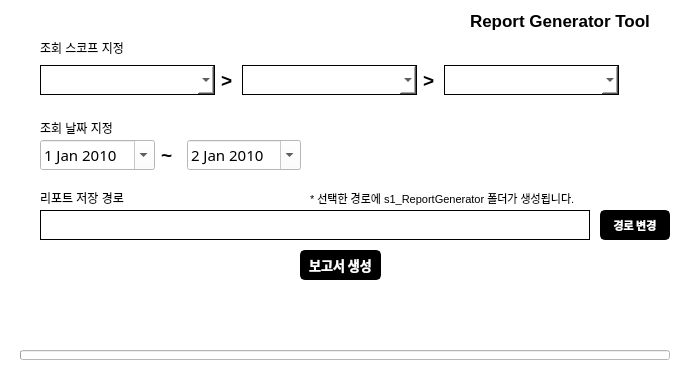
<?xml version="1.0" encoding="UTF-8"?>
<ui version="4.0">
 <class>mainForm</class>
 <widget class="QWidget" name="mainForm">
  <property name="geometry">
   <rect>
    <x>0</x>
    <y>0</y>
    <width>688</width>
    <height>365</height>
   </rect>
  </property>
  <property name="minimumSize">
   <size>
    <width>688</width>
    <height>365</height>
   </size>
  </property>
  <property name="maximumSize">
   <size>
    <width>688</width>
    <height>365</height>
   </size>
  </property>
  <property name="windowTitle">
   <string>[COMSYS Tool] S1 Report Generator</string>
  </property>
  <property name="styleSheet">
   <string notr="true">background-color: rgb(255, 255, 255);</string>
  </property>
  <widget class="QWidget" name="horizontalLayoutWidget">
   <property name="geometry">
    <rect>
     <x>40</x>
     <y>140</y>
     <width>261</width>
     <height>31</height>
    </rect>
   </property>
   <layout class="QHBoxLayout" name="horizontalLayout">
    <item>
     <widget class="QDateEdit" name="date_start">
      <property name="minimumSize">
       <size>
        <width>0</width>
        <height>25</height>
       </size>
      </property>
      <property name="maximumSize">
       <size>
        <width>200</width>
        <height>30</height>
       </size>
      </property>
      <property name="font">
       <font>
        <family>맑은 고딕</family>
        <pointsize>11</pointsize>
       </font>
      </property>
      <property name="styleSheet">
       <string notr="true">
QCalendarWidget QToolButton {
  	height: 20px;
  	width: 60px;
  	color: white;
  	font-size: 12px;
  	icon-size: 20px, 20px;
  	background-color: black;
  }
  QCalendarWidget QMenu {
  	width: 60px;
    left: 20px;
  	color: white;
  	font-size: 12px;
  	background-color: rgb(100, 100, 100);
  }
  QCalendarWidget QSpinBox { 
  	width: 60px; 
  	font-size:12px; 
  	color: white; 
  	background-color: qlineargradient(x1:0, y1:0, x2:0, y2:1, stop: 0 #cccccc, stop: 1 #333333); 
  	selection-background-color: rgb(136, 136, 136);
  	selection-color: rgb(255, 255, 255);
  }
  QCalendarWidget QSpinBox::up-button { subcontrol-origin: border;  subcontrol-position: top right;  width:20px; }
  QCalendarWidget QSpinBox::down-button {subcontrol-origin: border; subcontrol-position: bottom right;  width:20px;}
  QCalendarWidget QSpinBox::up-arrow { width:20px;  height:20px; }
  QCalendarWidget QSpinBox::down-arrow { width:20px;  height:20px; }
   
  /* header row */
  QCalendarWidget QWidget { alternate-background-color: rgb(128, 128, 128); }
   
  /* normal days */
  QCalendarWidget QAbstractItemView:enabled 
  {
  	font-size:12px;  
  	color: rgb(180, 180, 180);  
  	background-color: black;  
  	selection-background-color: rgb(64, 64, 64); 
  	selection-color: rgb(0, 255, 0); 
  }
   
  /* days in other months */
  /* navigation bar */
QCalendarWidget QWidget#qt_calendar_navigationbar
{ 
  background-color: black; 
}

QCalendarWidget QAbstractItemView:disabled 
{ 
color: rgb(64, 64, 64); 
}</string>
      </property>
      <property name="maximumDate">
       <date>
        <year>2111</year>
        <month>1</month>
        <day>6</day>
       </date>
      </property>
      <property name="minimumDate">
       <date>
        <year>2010</year>
        <month>1</month>
        <day>1</day>
       </date>
      </property>
      <property name="calendarPopup">
       <bool>true</bool>
      </property>
      <property name="timeSpec">
       <enum>Qt::LocalTime</enum>
      </property>
     </widget>
    </item>
    <item>
     <widget class="QLabel" name="label_5">
      <property name="maximumSize">
       <size>
        <width>20</width>
        <height>20</height>
       </size>
      </property>
      <property name="font">
       <font>
        <pointsize>14</pointsize>
        <bold>true</bold>
       </font>
      </property>
      <property name="lineWidth">
       <number>7</number>
      </property>
      <property name="text">
       <string>~</string>
      </property>
     </widget>
    </item>
    <item>
     <widget class="QDateEdit" name="date_end">
      <property name="minimumSize">
       <size>
        <width>0</width>
        <height>25</height>
       </size>
      </property>
      <property name="maximumSize">
       <size>
        <width>200</width>
        <height>30</height>
       </size>
      </property>
      <property name="font">
       <font>
        <family>맑은 고딕</family>
        <pointsize>11</pointsize>
       </font>
      </property>
      <property name="styleSheet">
       <string notr="true">
QCalendarWidget QToolButton {
  	height: 20px;
  	width: 60px;
  	color: white;
  	font-size: 12px;
  	icon-size: 20px, 20px;
  	background-color: black;
  }
  QCalendarWidget QMenu {
  	width: 60px;
    left: 20px;
  	color: white;
  	font-size: 12px;
  	background-color: rgb(100, 100, 100);
  }
  QCalendarWidget QSpinBox { 
  	width: 60px; 
  	font-size:12px; 
  	color: white; 
  	background-color: qlineargradient(x1:0, y1:0, x2:0, y2:1, stop: 0 #cccccc, stop: 1 #333333); 
  	selection-background-color: rgb(136, 136, 136);
  	selection-color: rgb(255, 255, 255);
  }
  QCalendarWidget QSpinBox::up-button { subcontrol-origin: border;  subcontrol-position: top right;  width:20px; }
  QCalendarWidget QSpinBox::down-button {subcontrol-origin: border; subcontrol-position: bottom right;  width:20px;}
  QCalendarWidget QSpinBox::up-arrow { width:20px;  height:20px; }
  QCalendarWidget QSpinBox::down-arrow { width:20px;  height:20px; }
   
  /* header row */
  QCalendarWidget QWidget { alternate-background-color: rgb(128, 128, 128); }
   
  /* normal days */
  QCalendarWidget QAbstractItemView:enabled 
  {
  	font-size:12px;  
  	color: rgb(180, 180, 180);  
  	background-color: black;  
  	selection-background-color: rgb(64, 64, 64); 
  	selection-color: rgb(0, 255, 0); 
  }
   
  /* days in other months */
  /* navigation bar */
QCalendarWidget QWidget#qt_calendar_navigationbar
{ 
  background-color: black; 
}

QCalendarWidget QAbstractItemView:disabled 
{ 
color: rgb(64, 64, 64); 
}</string>
      </property>
      <property name="maximumDate">
       <date>
        <year>2110</year>
        <month>12</month>
        <day>31</day>
       </date>
      </property>
      <property name="minimumDate">
       <date>
        <year>2010</year>
        <month>1</month>
        <day>1</day>
       </date>
      </property>
      <property name="calendarPopup">
       <bool>true</bool>
      </property>
      <property name="date">
       <date>
        <year>2010</year>
        <month>1</month>
        <day>2</day>
       </date>
      </property>
     </widget>
    </item>
   </layout>
  </widget>
  <widget class="QWidget" name="horizontalLayoutWidget_2">
   <property name="geometry">
    <rect>
     <x>40</x>
     <y>60</y>
     <width>579</width>
     <height>41</height>
    </rect>
   </property>
   <layout class="QHBoxLayout" name="horizontalLayout_2">
    <item>
     <widget class="QComboBox" name="cmb_account">
      <property name="sizePolicy">
       <sizepolicy hsizetype="Minimum" vsizetype="Fixed">
        <horstretch>0</horstretch>
        <verstretch>0</verstretch>
       </sizepolicy>
      </property>
      <property name="minimumSize">
       <size>
        <width>175</width>
        <height>25</height>
       </size>
      </property>
      <property name="maximumSize">
       <size>
        <width>175</width>
        <height>30</height>
       </size>
      </property>
      <property name="baseSize">
       <size>
        <width>169</width>
        <height>0</height>
       </size>
      </property>
      <property name="font">
       <font>
        <family>맑은 고딕</family>
        <pointsize>11</pointsize>
       </font>
      </property>
      <property name="styleSheet">
       <string notr="true">QComboBox {
	background-color: white;
	border: 1px solid rgb(0,0,0);
	border-radius: 20px;
}
QComboBox:editable {
    background: white;
}

QComboBox:!editable, QComboBox::drop-down:editable {
     background: qlineargradient(x1: 0, y1: 0, x2: 0, y2: 1,
                                 stop: 0 rgb(255, 255, 255), stop: 0.4 rgb(255, 255, 255),
                                 stop: 0.5 rgb(255, 255, 255), stop: 1.0 rgb(255, 255, 255));
}

/* QComboBox gets the &quot;on&quot; state when the popup is open */
QComboBox:!editable:on, QComboBox::drop-down:editable:on {
    background: qlineargradient(x1: 0, y1: 0, x2: 0, y2: 1,
                                stop: 0 rgb(255, 255, 255), stop: 0.4 rgb(255, 255, 255),
                                stop: 0.5 rgb(255, 255, 255), stop: 1.0 rgb(255, 255, 255));
}</string>
      </property>
     </widget>
    </item>
    <item>
     <widget class="QLabel" name="label_3">
      <property name="font">
       <font>
        <pointsize>14</pointsize>
        <bold>true</bold>
       </font>
      </property>
      <property name="lineWidth">
       <number>7</number>
      </property>
      <property name="text">
       <string>&gt;</string>
      </property>
     </widget>
    </item>
    <item>
     <widget class="QComboBox" name="cmb_site">
      <property name="sizePolicy">
       <sizepolicy hsizetype="Minimum" vsizetype="Fixed">
        <horstretch>0</horstretch>
        <verstretch>0</verstretch>
       </sizepolicy>
      </property>
      <property name="minimumSize">
       <size>
        <width>175</width>
        <height>25</height>
       </size>
      </property>
      <property name="maximumSize">
       <size>
        <width>175</width>
        <height>30</height>
       </size>
      </property>
      <property name="baseSize">
       <size>
        <width>169</width>
        <height>0</height>
       </size>
      </property>
      <property name="font">
       <font>
        <family>맑은 고딕</family>
        <pointsize>11</pointsize>
       </font>
      </property>
      <property name="styleSheet">
       <string notr="true">QComboBox {
	background-color: white;
	border: 1px solid rgb(0,0,0);
	border-radius: 20px;
}
QComboBox:editable {
    background: white;
}

QComboBox:!editable, QComboBox::drop-down:editable {
     background: qlineargradient(x1: 0, y1: 0, x2: 0, y2: 1,
                                 stop: 0 rgb(255, 255, 255), stop: 0.4 rgb(255, 255, 255),
                                 stop: 0.5 rgb(255, 255, 255), stop: 1.0 rgb(255, 255, 255));
}

/* QComboBox gets the &quot;on&quot; state when the popup is open */
QComboBox:!editable:on, QComboBox::drop-down:editable:on {
    background: qlineargradient(x1: 0, y1: 0, x2: 0, y2: 1,
                                stop: 0 rgb(255, 255, 255), stop: 0.4 rgb(255, 255, 255),
                                stop: 0.5 rgb(255, 255, 255), stop: 1.0 rgb(255, 255, 255));
}</string>
      </property>
     </widget>
    </item>
    <item>
     <widget class="QLabel" name="label_4">
      <property name="font">
       <font>
        <pointsize>14</pointsize>
        <bold>true</bold>
       </font>
      </property>
      <property name="lineWidth">
       <number>7</number>
      </property>
      <property name="text">
       <string>&gt;</string>
      </property>
     </widget>
    </item>
    <item>
     <widget class="QComboBox" name="cmb_group">
      <property name="sizePolicy">
       <sizepolicy hsizetype="Minimum" vsizetype="Fixed">
        <horstretch>0</horstretch>
        <verstretch>0</verstretch>
       </sizepolicy>
      </property>
      <property name="minimumSize">
       <size>
        <width>175</width>
        <height>25</height>
       </size>
      </property>
      <property name="maximumSize">
       <size>
        <width>175</width>
        <height>30</height>
       </size>
      </property>
      <property name="baseSize">
       <size>
        <width>169</width>
        <height>0</height>
       </size>
      </property>
      <property name="font">
       <font>
        <family>맑은 고딕</family>
        <pointsize>11</pointsize>
       </font>
      </property>
      <property name="styleSheet">
       <string notr="true">QComboBox {
	background-color: white;
	border: 1px solid rgb(0,0,0);
	border-radius: 20px;
}
QComboBox:editable {
    background: white;
}

QComboBox:!editable, QComboBox::drop-down:editable {
     background: qlineargradient(x1: 0, y1: 0, x2: 0, y2: 1,
                                 stop: 0 rgb(255, 255, 255), stop: 0.4 rgb(255, 255, 255),
                                 stop: 0.5 rgb(255, 255, 255), stop: 1.0 rgb(255, 255, 255));
}

/* QComboBox gets the &quot;on&quot; state when the popup is open */
QComboBox:!editable:on, QComboBox::drop-down:editable:on {
    background: qlineargradient(x1: 0, y1: 0, x2: 0, y2: 1,
                                stop: 0 rgb(255, 255, 255), stop: 0.4 rgb(255, 255, 255),
                                stop: 0.5 rgb(255, 255, 255), stop: 1.0 rgb(255, 255, 255));
}</string>
      </property>
     </widget>
    </item>
   </layout>
  </widget>
  <widget class="QLabel" name="label">
   <property name="geometry">
    <rect>
     <x>40</x>
     <y>120</y>
     <width>81</width>
     <height>16</height>
    </rect>
   </property>
   <property name="text">
    <string>조회 날짜 지정</string>
   </property>
  </widget>
  <widget class="QLabel" name="label_2">
   <property name="geometry">
    <rect>
     <x>40</x>
     <y>40</y>
     <width>101</width>
     <height>16</height>
    </rect>
   </property>
   <property name="text">
    <string>조회 스코프 지정</string>
   </property>
  </widget>
  <widget class="QLabel" name="label_6">
   <property name="geometry">
    <rect>
     <x>470</x>
     <y>10</y>
     <width>221</width>
     <height>21</height>
    </rect>
   </property>
   <property name="font">
    <font>
     <pointsize>13</pointsize>
     <bold>true</bold>
     <kerning>true</kerning>
    </font>
   </property>
   <property name="text">
    <string>Report Generator Tool</string>
   </property>
  </widget>
  <widget class="QPushButton" name="btn_expConfirm">
   <property name="geometry">
    <rect>
     <x>300</x>
     <y>250</y>
     <width>81</width>
     <height>30</height>
    </rect>
   </property>
   <property name="minimumSize">
    <size>
     <width>70</width>
     <height>30</height>
    </size>
   </property>
   <property name="maximumSize">
    <size>
     <width>100</width>
     <height>30</height>
    </size>
   </property>
   <property name="font">
    <font>
     <family>맑은 고딕</family>
     <pointsize>10</pointsize>
     <bold>true</bold>
    </font>
   </property>
   <property name="cursor">
    <cursorShape>PointingHandCursor</cursorShape>
   </property>
   <property name="focusPolicy">
    <enum>Qt::ClickFocus</enum>
   </property>
   <property name="autoFillBackground">
    <bool>false</bool>
   </property>
   <property name="styleSheet">
    <string notr="true">QPushButton{
color: white;
background-color: black;
border: 2px solid rgb(0, 0, 0);
border-radius: 5px;
}
QPushButton::pressed{
color: black;
background-color: white;
border: 2px solid rgb(0, 0, 0);
border-radius: 5px;
}
QPushButton::disabled{
color: rgb(229, 229, 229);
background-color: rgb(204, 204, 204);
border: 2px solid rgb(204, 204, 204);
border-radius: 5px;
}
</string>
   </property>
   <property name="text">
    <string>보고서 생성</string>
   </property>
   <property name="checkable">
    <bool>false</bool>
   </property>
  </widget>
  <widget class="QLabel" name="lbl_export">
   <property name="geometry">
    <rect>
     <x>30</x>
     <y>290</y>
     <width>631</width>
     <height>60</height>
    </rect>
   </property>
   <property name="maximumSize">
    <size>
     <width>650</width>
     <height>60</height>
    </size>
   </property>
   <property name="font">
    <font>
     <pointsize>9</pointsize>
    </font>
   </property>
   <property name="text">
    <string/>
   </property>
   <property name="wordWrap">
    <bool>true</bool>
   </property>
   <property name="textInteractionFlags">
    <set>Qt::TextSelectableByMouse</set>
   </property>
  </widget>
  <widget class="QLabel" name="lbl_version">
   <property name="geometry">
    <rect>
     <x>620</x>
     <y>30</y>
     <width>50</width>
     <height>16</height>
    </rect>
   </property>
   <property name="text">
    <string/>
   </property>
  </widget>
  <widget class="QPushButton" name="btn_filepath">
   <property name="geometry">
    <rect>
     <x>600</x>
     <y>210</y>
     <width>70</width>
     <height>30</height>
    </rect>
   </property>
   <property name="minimumSize">
    <size>
     <width>70</width>
     <height>30</height>
    </size>
   </property>
   <property name="maximumSize">
    <size>
     <width>80</width>
     <height>16</height>
    </size>
   </property>
   <property name="font">
    <font>
     <family>맑은 고딕</family>
     <pointsize>8</pointsize>
     <bold>true</bold>
    </font>
   </property>
   <property name="cursor">
    <cursorShape>PointingHandCursor</cursorShape>
   </property>
   <property name="focusPolicy">
    <enum>Qt::ClickFocus</enum>
   </property>
   <property name="autoFillBackground">
    <bool>false</bool>
   </property>
   <property name="styleSheet">
    <string notr="true">QPushButton{
color: white;
background-color: black;
border: 2px solid rgb(0, 0, 0);
border-radius: 5px;
}
QPushButton::pressed{
color: black;
background-color: white;
border: 2px solid rgb(0, 0, 0);
border-radius: 5px;
}
QPushButton::disabled{
color: rgb(229, 229, 229);
background-color: rgb(204, 204, 204);
border: 2px solid rgb(204, 204, 204);
border-radius: 5px;
}
</string>
   </property>
   <property name="text">
    <string>경로 변경</string>
   </property>
   <property name="checkable">
    <bool>false</bool>
   </property>
  </widget>
  <widget class="QLabel" name="label_7">
   <property name="geometry">
    <rect>
     <x>40</x>
     <y>190</y>
     <width>111</width>
     <height>16</height>
    </rect>
   </property>
   <property name="text">
    <string>리포트 저장 경로</string>
   </property>
  </widget>
  <widget class="QLineEdit" name="line_filepath">
   <property name="geometry">
    <rect>
     <x>40</x>
     <y>210</y>
     <width>550</width>
     <height>30</height>
    </rect>
   </property>
   <property name="minimumSize">
    <size>
     <width>0</width>
     <height>25</height>
    </size>
   </property>
   <property name="maximumSize">
    <size>
     <width>550</width>
     <height>30</height>
    </size>
   </property>
   <property name="font">
    <font>
     <family>맑은 고딕</family>
     <pointsize>9</pointsize>
    </font>
   </property>
   <property name="cursor">
    <cursorShape>ArrowCursor</cursorShape>
   </property>
   <property name="styleSheet">
    <string notr="true">
	background-color: white;
	border: 1px solid rgb(0,0,0);
	border-radius: 20px;</string>
   </property>
   <property name="text">
    <string/>
   </property>
   <property name="readOnly">
    <bool>true</bool>
   </property>
   <property name="placeholderText">
    <string/>
   </property>
   <property name="clearButtonEnabled">
    <bool>false</bool>
   </property>
  </widget>
  <widget class="QLabel" name="label_8">
   <property name="geometry">
    <rect>
     <x>310</x>
     <y>190</y>
     <width>311</width>
     <height>16</height>
    </rect>
   </property>
   <property name="font">
    <font>
     <pointsize>8</pointsize>
    </font>
   </property>
   <property name="text">
    <string>* 선택한 경로에 s1_ReportGenerator 폴더가 생성됩니다.</string>
   </property>
  </widget>
  <widget class="QProgressBar" name="prBar">
   <property name="geometry">
    <rect>
     <x>20</x>
     <y>350</y>
     <width>650</width>
     <height>10</height>
    </rect>
   </property>
   <property name="maximumSize">
    <size>
     <width>688</width>
     <height>10</height>
    </size>
   </property>
   <property name="value">
    <number>0</number>
   </property>
   <property name="textVisible">
    <bool>false</bool>
   </property>
   <property name="format">
    <string/>
   </property>
  </widget>
 </widget>
 <resources/>
 <connections/>
</ui>
